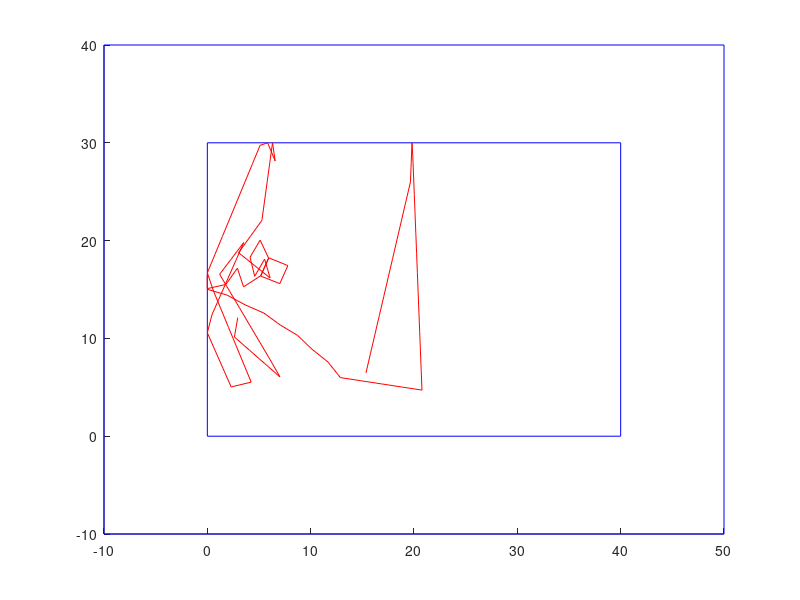

The MATLAB script that drew this image:
function diffusionTKurs (Anzahl, Dauer, xMax, yMax)

% DIFFUSIONTKURS(ANZAHL,DAUER,XMAX,YMAX) draws the path of one
% diffusing particle. For more information see diffusionT.m.
%
% DIFFUSIONTKURS(ANZAHL,DAUER) uses xMax = 40, yMax = 30.
%
% DIFFUSIONTKURS uses anzahl = 20, dauer = 100 in addition.

% This file was generated by students as a partial fulfillment 
% for the requirements of the course "Fractals", Winter term
% 2004/2005, Stuttgart University.	

% Author : Fabian Hansch, Stefanie Schetter
% Date   : Dec 2004
% Version: 1.0


% default setting
if (nargin < 4)
    xMax = 40;
    yMax = 30;
end
if (nargin < 2)
    Anzahl = 20;
    Dauer = 100;
end

Position = zeros(2, Anzahl);
Richtung = zeros(1, Anzahl);
% the variable for the path
Kurs = zeros(2, Dauer);
% initialising the particles (random starting points)
for i = 1:Anzahl
    Richtung(1, i) = rand(1)*2*pi;
    Position(1, i) = rand(1)*xMax;
    Position(2, i) = rand(1)*yMax;
end;

clf;
axis square; axis equal;
for i = 1:Dauer
    hold off;
    plot([0, 0, xMax, xMax, 0], [0, yMax, yMax, 0, 0], 'b-');
    hold on;
    plot([-10, -10, xMax+10, xMax+10, -10], [-10, yMax+10, yMax+10, -10, -10], 'b-');
    axis tight;
    % remembering the path
    Kurs(1, i) = Position(1, 1);
    Kurs(2, i) = Position(2, 1);
    for j = 1:Anzahl
       if (j == 1) 
           % plot the special particle
           plot(Position(1, j), Position(2, j), 'r.');
       else
           % plot all other particles
           plot(Position(1, j), Position(2, j), 'b.');
       end;
       for t = 1:Anzahl
           % is there another particle that hits the current one?
           if (t ~= j) & (sqrt((Position(1, j)-Position(1, t))^2 + (Position(2, j)-Position(2, t))^2))<=2
               if (Position(1, t) ~= Position(1, j))
                  Lot = atan((Position(2, t)-Position(2, j))/(Position(1, t)-Position(1, j)));
                else
                  Lot = pi/2;
               end;
               alpha1 = Richtung(1, j);
               alpha2 = Richtung(1, t);
               Richtung(1, j) = mod(2*Lot - alpha2, 2*pi);
               Richtung(1, t) = mod(2*Lot - alpha1, 2*pi);
           end;
       end;
       % calculating the new positions
       Position(1, j) = Position(1, j) + 2*cos(Richtung(1, j));
       Position(2, j) = Position(2, j) + 2*sin(Richtung(1, j));
       
       % is there a wall?
       if (Position(1, j) >= xMax)
           Richtung(1, j) = pi - Richtung(1, j);
           Position(1, j) = xMax;
       end;
       if (Position(1, j) <= 0)
           Richtung(1, j) = pi - Richtung(1, j);
           Position(1, j) = 0;
       end;
       if (Position(2, j) >= yMax)
           Richtung(1, j) = 2*pi - Richtung(1, j);
           Position(2, j) = yMax;
       end;
       if (Position(2, j) <= 0)
           Richtung(1, j) = 2*pi - Richtung(1, j);
           Position(2, j) = 0;
       end;
       Richtung(1, j) = mod(Richtung(1, j), 2*pi);
    end;
    pause (1/24);
end;
pause;
clf;
x = 1:Dauer;
hold on;
% plotting the path
plot([0, 0, xMax, xMax, 0], [0, yMax, yMax, 0, 0], 'b-');
hold on;
plot([-10, -10, xMax+10, xMax+10, -10], [-10, yMax+10, yMax+10, -10, -10], 'b-');
hold on;   
plot(Kurs(1, x), Kurs(2, x), 'r-');
axis tight;
hold off;